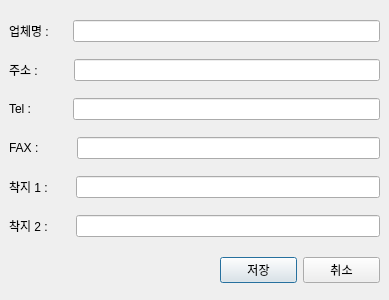
<?xml version="1.0" encoding="UTF-8"?>
<ui version="4.0">
 <class>Dialog</class>
 <widget class="QDialog" name="Dialog">
  <property name="geometry">
   <rect>
    <x>0</x>
    <y>0</y>
    <width>389</width>
    <height>300</height>
   </rect>
  </property>
  <property name="windowTitle">
   <string>거래처 등록</string>
  </property>
  <widget class="QWidget" name="verticalLayoutWidget">
   <property name="geometry">
    <rect>
     <x>9</x>
     <y>9</y>
     <width>371</width>
     <height>241</height>
    </rect>
   </property>
   <layout class="QVBoxLayout" name="verticalLayout">
    <property name="spacing">
     <number>6</number>
    </property>
    <item>
     <layout class="QHBoxLayout" name="horizontalLayout_6">
      <property name="spacing">
       <number>24</number>
      </property>
      <item>
       <widget class="QLabel" name="label">
        <property name="sizePolicy">
         <sizepolicy hsizetype="Fixed" vsizetype="Preferred">
          <horstretch>0</horstretch>
          <verstretch>0</verstretch>
         </sizepolicy>
        </property>
        <property name="sizeIncrement">
         <size>
          <width>0</width>
          <height>0</height>
         </size>
        </property>
        <property name="baseSize">
         <size>
          <width>0</width>
          <height>0</height>
         </size>
        </property>
        <property name="text">
         <string>업체명 :</string>
        </property>
        <property name="textFormat">
         <enum>Qt::AutoText</enum>
        </property>
        <property name="margin">
         <number>0</number>
        </property>
       </widget>
      </item>
      <item>
       <widget class="QLineEdit" name="edit_company">
        <property name="sizePolicy">
         <sizepolicy hsizetype="Expanding" vsizetype="Fixed">
          <horstretch>0</horstretch>
          <verstretch>0</verstretch>
         </sizepolicy>
        </property>
        <property name="baseSize">
         <size>
          <width>180</width>
          <height>0</height>
         </size>
        </property>
       </widget>
      </item>
     </layout>
    </item>
    <item>
     <layout class="QHBoxLayout" name="horizontalLayout_5">
      <property name="spacing">
       <number>36</number>
      </property>
      <item>
       <widget class="QLabel" name="label_2">
        <property name="text">
         <string>주소 :</string>
        </property>
        <property name="margin">
         <number>0</number>
        </property>
       </widget>
      </item>
      <item>
       <widget class="QLineEdit" name="edit_address">
        <property name="baseSize">
         <size>
          <width>180</width>
          <height>0</height>
         </size>
        </property>
       </widget>
      </item>
     </layout>
    </item>
    <item>
     <layout class="QHBoxLayout" name="horizontalLayout_4">
      <property name="spacing">
       <number>42</number>
      </property>
      <item>
       <widget class="QLabel" name="label_3">
        <property name="text">
         <string>Tel :</string>
        </property>
       </widget>
      </item>
      <item>
       <widget class="QLineEdit" name="edit_tel"/>
      </item>
     </layout>
    </item>
    <item>
     <layout class="QHBoxLayout" name="horizontalLayout_3">
      <property name="spacing">
       <number>38</number>
      </property>
      <item>
       <widget class="QLabel" name="label_4">
        <property name="text">
         <string>FAX :</string>
        </property>
       </widget>
      </item>
      <item>
       <widget class="QLineEdit" name="edit_fax"/>
      </item>
     </layout>
    </item>
    <item>
     <layout class="QHBoxLayout" name="horizontalLayout_2">
      <property name="spacing">
       <number>28</number>
      </property>
      <item>
       <widget class="QLabel" name="label_5">
        <property name="text">
         <string>착지 1 :</string>
        </property>
       </widget>
      </item>
      <item>
       <widget class="QLineEdit" name="edit_delivery1"/>
      </item>
     </layout>
    </item>
    <item>
     <layout class="QHBoxLayout" name="horizontalLayout">
      <property name="spacing">
       <number>28</number>
      </property>
      <item>
       <widget class="QLabel" name="label_6">
        <property name="text">
         <string>착지 2 :</string>
        </property>
       </widget>
      </item>
      <item>
       <widget class="QLineEdit" name="edit_delivery2"/>
      </item>
     </layout>
    </item>
   </layout>
  </widget>
  <widget class="QWidget" name="horizontalLayoutWidget">
   <property name="geometry">
    <rect>
     <x>220</x>
     <y>250</y>
     <width>160</width>
     <height>41</height>
    </rect>
   </property>
   <layout class="QHBoxLayout" name="horizontalLayout_7">
    <item>
     <widget class="QPushButton" name="saveButton">
      <property name="text">
       <string>저장</string>
      </property>
     </widget>
    </item>
    <item>
     <widget class="QPushButton" name="cancleButton">
      <property name="text">
       <string>취소</string>
      </property>
     </widget>
    </item>
   </layout>
  </widget>
 </widget>
 <resources/>
 <connections/>
</ui>
